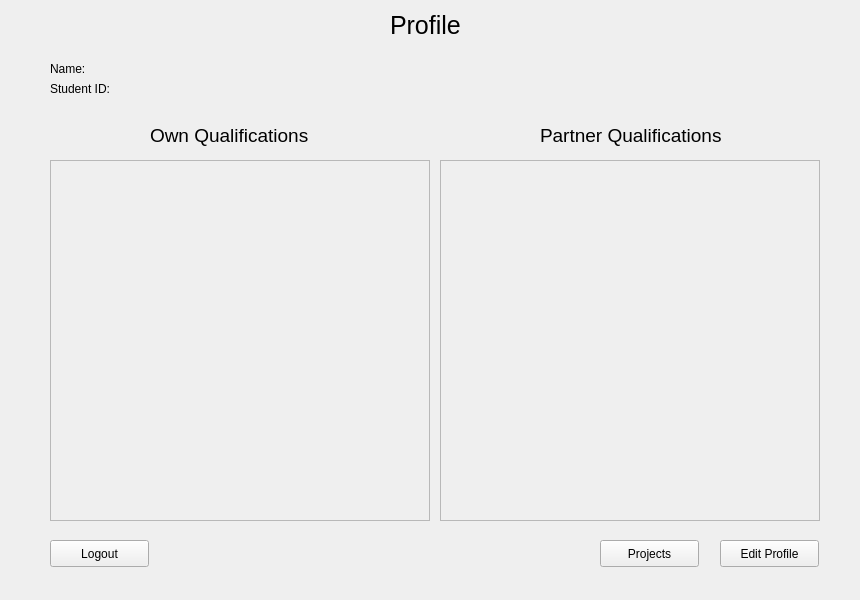
<?xml version="1.0" encoding="UTF-8"?>
<ui version="4.0">
 <class>StudentProfilePage</class>
 <widget class="QWidget" name="StudentProfilePage">
  <property name="geometry">
   <rect>
    <x>0</x>
    <y>0</y>
    <width>860</width>
    <height>600</height>
   </rect>
  </property>
  <property name="windowTitle">
   <string>Form</string>
  </property>
  <widget class="QScrollArea" name="scrollArea">
   <property name="geometry">
    <rect>
     <x>50</x>
     <y>160</y>
     <width>380</width>
     <height>361</height>
    </rect>
   </property>
   <property name="widgetResizable">
    <bool>true</bool>
   </property>
   <widget class="QWidget" name="scrollAreaWidgetContents">
    <property name="geometry">
     <rect>
      <x>0</x>
      <y>0</y>
      <width>378</width>
      <height>359</height>
     </rect>
    </property>
   </widget>
  </widget>
  <widget class="QScrollArea" name="scrollArea_2">
   <property name="geometry">
    <rect>
     <x>440</x>
     <y>160</y>
     <width>380</width>
     <height>361</height>
    </rect>
   </property>
   <property name="widgetResizable">
    <bool>true</bool>
   </property>
   <widget class="QWidget" name="scrollAreaWidgetContents_2">
    <property name="geometry">
     <rect>
      <x>0</x>
      <y>0</y>
      <width>378</width>
      <height>359</height>
     </rect>
    </property>
   </widget>
  </widget>
  <widget class="QPushButton" name="pushButton">
   <property name="geometry">
    <rect>
     <x>720</x>
     <y>540</y>
     <width>99</width>
     <height>27</height>
    </rect>
   </property>
   <property name="text">
    <string>Edit Profile</string>
   </property>
  </widget>
  <widget class="QPushButton" name="projectsButton">
   <property name="geometry">
    <rect>
     <x>600</x>
     <y>540</y>
     <width>99</width>
     <height>27</height>
    </rect>
   </property>
   <property name="text">
    <string>Projects</string>
   </property>
  </widget>
  <widget class="QLabel" name="label">
   <property name="geometry">
    <rect>
     <x>50</x>
     <y>60</y>
     <width>67</width>
     <height>17</height>
    </rect>
   </property>
   <property name="text">
    <string>Name:</string>
   </property>
  </widget>
  <widget class="QPushButton" name="pushButton_3">
   <property name="geometry">
    <rect>
     <x>50</x>
     <y>540</y>
     <width>99</width>
     <height>27</height>
    </rect>
   </property>
   <property name="text">
    <string>Logout</string>
   </property>
  </widget>
  <widget class="QLabel" name="label_2">
   <property name="geometry">
    <rect>
     <x>50</x>
     <y>80</y>
     <width>81</width>
     <height>17</height>
    </rect>
   </property>
   <property name="text">
    <string>Student ID:</string>
   </property>
  </widget>
  <widget class="QLabel" name="label_3">
   <property name="geometry">
    <rect>
     <x>150</x>
     <y>120</y>
     <width>171</width>
     <height>31</height>
    </rect>
   </property>
   <property name="font">
    <font>
     <pointsize>14</pointsize>
    </font>
   </property>
   <property name="text">
    <string>Own Qualifications</string>
   </property>
  </widget>
  <widget class="QLabel" name="label_4">
   <property name="geometry">
    <rect>
     <x>540</x>
     <y>120</y>
     <width>191</width>
     <height>31</height>
    </rect>
   </property>
   <property name="font">
    <font>
     <pointsize>14</pointsize>
    </font>
   </property>
   <property name="text">
    <string>Partner Qualifications</string>
   </property>
  </widget>
  <widget class="QLabel" name="label_23">
   <property name="geometry">
    <rect>
     <x>390</x>
     <y>10</y>
     <width>81</width>
     <height>31</height>
    </rect>
   </property>
   <property name="font">
    <font>
     <pointsize>19</pointsize>
    </font>
   </property>
   <property name="text">
    <string>Profile</string>
   </property>
  </widget>
 </widget>
 <resources/>
 <connections/>
</ui>
